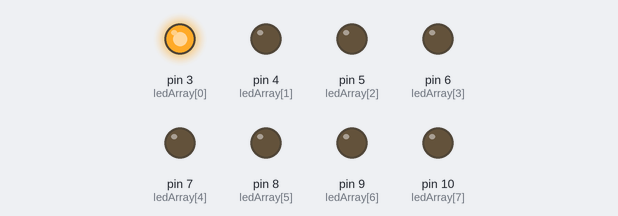
A sketch run on a simulated Arduino Uno, built with avr-gcc and run on an emulated ATmega328P. On the bench: output pins drawn as LEDs (lit = HIGH).

Above: at 0.2 s.
At 1.2 s:
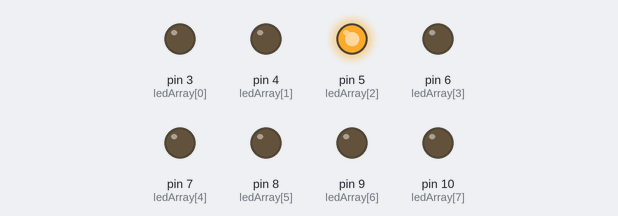
At 1.7 s:
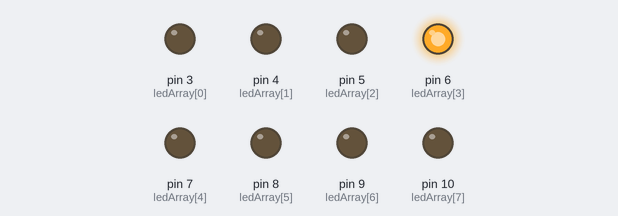
At 2.2 s:
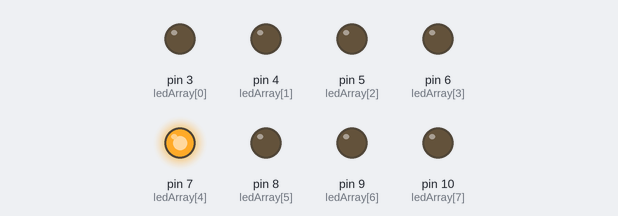
At 3.2 s:
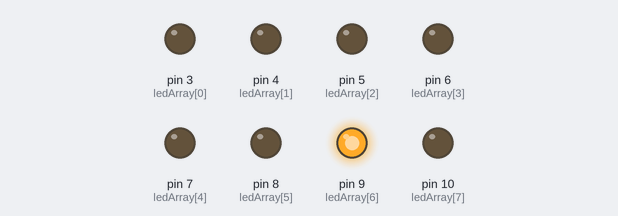
At 4.7 s:
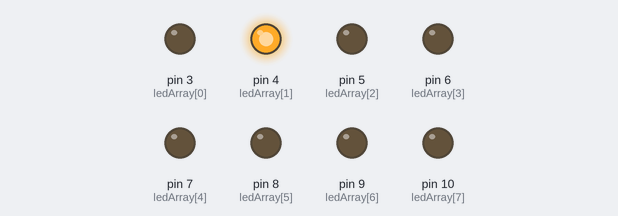
Timing chart, 0 to 5.2 s (numbered marks = the images above):
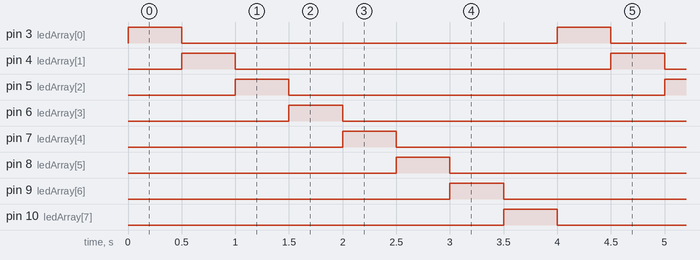

Measured:
- by itself, pin 3 (ledArray[0]), pin 4 (ledArray[1]), pin 5 (ledArray[2]), pin 6 (ledArray[3]), pin 7 (ledArray[4]), pin 8 (ledArray[5]), pin 9 (ledArray[6]), pin 10 (ledArray[7]): alternates HIGH for 0.50 s and LOW for 3.5 s
- by itself, everything shown: repeats every 4.0 s, in 9 steps

The sketch:

Act1Part1b.ino
```cpp
/*
Activity 1 Part 1.b
Create a program that will light up LEDs one after the other.
are off.
*/

const int ledCount = 8;
int ledArray[ledCount] = {3, 4, 5, 6, 7, 8, 9, 10};

void setup() {
    for (int i = 0; i < ledCount; i++) {
        pinMode(ledArray[i], OUTPUT);

    }

}

void loop() {
    for (int i = 0; i < ledCount; i++) {
        digitalWrite(ledArray[i], HIGH);
        delay(500);

        digitalWrite(ledArray[i], LOW);
    }

}
```
